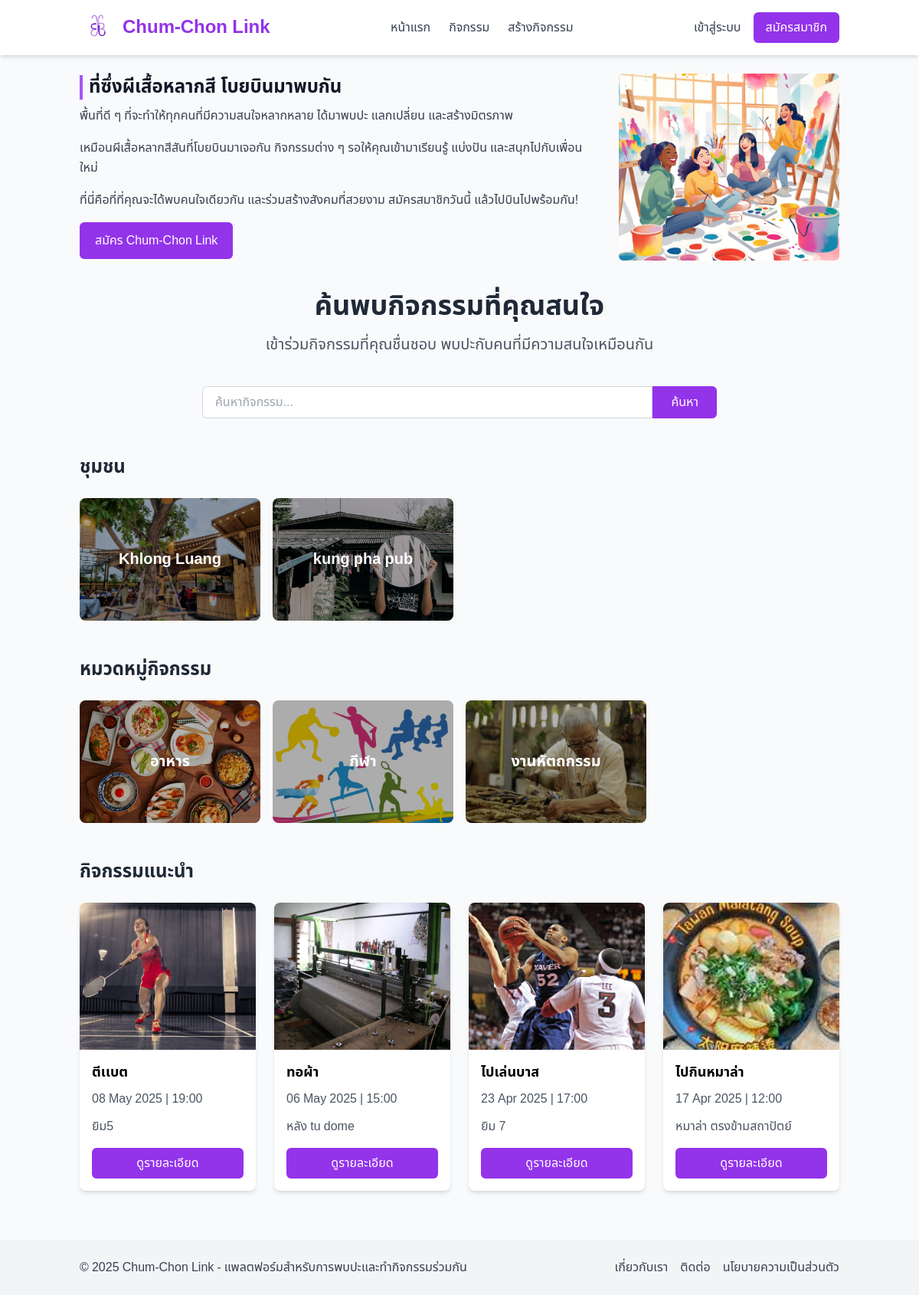
The page / on the database its author committed.
### myapp/models.py (models this page shows, shortened)
class Community(models.Model):
    name = models.CharField(max_length=100)
    image = models.ImageField(upload_to='communities/', blank=True, null=True)
    description = models.TextField(blank=True, null=True)
    class Meta:
        verbose_name_plural = 'Communities'

class Category(models.Model):
    name = models.CharField(max_length=100)
    image = models.ImageField(upload_to='categories/', blank=True, null=True)
    class Meta:
        verbose_name_plural = 'Categories'

class Event(models.Model):
    title = models.CharField(max_length=200)
    description = models.TextField()
    location = models.CharField(max_length=200)
    date = models.DateField()
    time = models.TimeField()
    image = models.ImageField(upload_to='events/')
    category = models.ForeignKey(Category, on_delete=models.CASCADE, related_name='events')
    community = models.ForeignKey(Community, on_delete=models.CASCADE, related_name='events', null=True, blank=True)
    organizer = models.ForeignKey(User, on_delete=models.CASCADE, related_name='organized_events')
    max_attendees = models.PositiveIntegerField(null=True, blank=True)
    created_at = models.DateTimeField(auto_now_add=True)

### myapp/views.py (the view)
# urls.py: path('', views.home, name='home'),
def home(request):
    featured_events = Event.objects.all().order_by('-created_at')[:4]
    categories = Category.objects.all()
    communities = Community.objects.all()  # เพิ่มตัวนี้เข้ามา
    context = {
        'featured_events': featured_events,
        'categories': categories,
        'communities': communities,  # ส่งไป template
    }
    return render(request, 'myapp/home.html', context)

### myapp/templates/myapp/home.html (shortened to what this page needs)
{% extends 'myapp/base.html' %}
{% load static %}
{% block content %}
{% if user.is_authenticated %}
<h2 class="text-3xl font-bold text-gray-900">
    Welcome, {{ user.username }} 👋
</h2>
{% else %}
<div class="flex items-center space-x-6">
    <div class="flex-1">
        <h2 class="text-2xl font-extrabold text-gray-900 mb-2 border-l-4 border-purple-500 pl-2">
            ที่ซึ่งผีเสื้อหลากสี โบยบินมาพบกัน
        </h2>
        <div class="space-y-4 text-gray-700 leading-relaxed">
            <p>
                พื้นที่ดี ๆ ที่จะทำให้ทุกคนที่มีความสนใจหลากหลาย ได้มาพบปะ แลกเปลี่ยน และสร้างมิตรภาพ
            </p>
            <p>
                เหมือนผีเสื้อหลากสีสันที่โบยบินมาเจอกัน กิจกรรมต่าง ๆ รอให้คุณเข้ามาเรียนรู้ แบ่งปัน และสนุกไปกับเพื่อนใหม่
            </p>
            <p>
                ที่นี่คือที่ที่คุณจะได้พบคนใจเดียวกัน และร่วมสร้างสังคมที่สวยงาม สมัครสมาชิกวันนี้ แล้วไปบินไปพร้อมกัน!
            </p>
        </div>
        <a href="{% url 'signup' %}" class="mt-4 inline-block bg-purple-600 hover:bg-purple-700 text-white font-medium px-5 py-3 rounded-md transition">
            สมัคร Chum-Chon Link
        </a>
    </div>
    <div class="flex-shrink-0">
        <img src="{% static 'images/signup-banner.png' %}" alt="Signup Banner" class="w-72 h-auto rounded-md">
    </div>
</div>
{% endif %}
<section class="py-10">
    <div class="text-center mb-10">
        <h1 class="text-4xl font-bold text-gray-800 mb-4">ค้นพบกิจกรรมที่คุณสนใจ</h1>
        <p class="text-xl text-gray-600">เข้าร่วมกิจกรรมที่คุณชื่นชอบ พบปะกับคนที่มีความสนใจเหมือนกัน</p>
    </div>
    <div class="max-w-2xl mx-auto mb-12">
        <form action="{% url 'event_list' %}" method="get" class="flex">
            <input type="text" name="search" placeholder="ค้นหากิจกรรม..." class="w-full px-4 py-2 border border-gray-300 rounded-l-md focus:outline-none focus:ring-2 focus:ring-purple-500">
            <button type="submit" class="bg-purple-600 hover:bg-purple-700 text-white px-6 py-2 rounded-r-md">ค้นหา</button>
        </form>
    </div>
    <div class="mb-12">
        <h2 class="text-2xl font-bold text-gray-800 mb-6">ชุมชน</h2>
        <div class="grid grid-cols-2 md:grid-cols-4 gap-4">
            {% for community in communities %}
            <a href="{% url 'event_list' %}?community={{ community.id }}" class="group">
                <div class="relative rounded-lg overflow-hidden h-40 bg-gray-200">
                    {% if community.image %}
                    <img src="{{ community.image.url }}" alt="{{ community.name }}" class="w-full h-full object-cover group-hover:scale-105 transition-transform duration-300">
                    {% else %}
                    <div class="w-full h-full flex items-center justify-center bg-green-100">
                        <span class="text-green-600 font-bold text-lg">{{ community.name }}</span>
                    </div>
                    {% endif %}
                    <div class="absolute inset-0 bg-black bg-opacity-30 flex items-center justify-center">
                        <h3 class="text-white font-bold text-xl">{{ community.name }}</h3>
                    </div>
                </div>
            </a>
            {% endfor %}
        </div>
    </div>
    <div class="mb-12">
        <h2 class="text-2xl font-bold text-gray-800 mb-6">หมวดหมู่กิจกรรม</h2>
        <div class="grid grid-cols-2 md:grid-cols-4 gap-4">
            {% for category in categories %}
            <a href="{% url 'event_list' %}?category={{ category.id }}" class="group">
                <div class="relative rounded-lg overflow-hidden h-40 bg-gray-200">
                    {% if category.image %}
                    <img src="{{ category.image.url }}" alt="{{ category.name }}" class="w-full h-full object-cover group-hover:scale-105 transition-transform duration-300">
                    {% else %}
                    <div class="w-full h-full flex items-center justify-center bg-blue-100">
                        <span class="text-blue-600 font-bold text-lg">{{ category.name }}</span>
                    </div>
                    {% endif %}
                    <div class="absolute inset-0 bg-black bg-opacity-30 flex items-center justify-center">
                        <h3 class="text-white font-bold text-xl">{{ category.name }}</h3>
                    </div>
                </div>
            </a>
            {% endfor %}
        </div>
    </div>
    <div>
        <h2 class="text-2xl font-bold text-gray-800 mb-6">กิจกรรมแนะนำ</h2>
        <div class="grid grid-cols-1 sm:grid-cols-2 lg:grid-cols-4 gap-6">
            {% for event in featured_events %}
            <div class="bg-white rounded-lg shadow-md overflow-hidden">
                <div class="h-48 overflow-hidden">
                    {% if event.image %}
                    <img src="{{ event.image.url }}" alt="{{ event.title }}" class="w-full h-full object-cover">
                    {% else %}
                    <div class="w-full h-full bg-gray-200 flex items-center justify-center">
                        <span class="text-gray-500">ไม่มีรูปภาพ</span>
                    </div>
                    {% endif %}
                </div>
                <div class="p-4">
                    <h3 class="font-bold text-lg mb-2">{{ event.title }}</h3>
                    <p class="text-gray-600 mb-3">{{ event.date|date:"d M Y" }} | {{ event.time|time:"H:i" }}</p>
                    <p class="text-gray-600 mb-4">{{ event.location }}</p>
                    <a href="{% url 'event_detail' event.id %}" class="block text-center bg-purple-600 hover:bg-purple-700 text-white py-2 rounded-md">ดูรายละเอียด</a>
                </div>
            </div>
            {% empty %}
            <div class="col-span-4 text-center py-10">
                <p class="text-gray-500">ไม่พบกิจกรรมแนะนำ</p>
            </div>
            {% endfor %}
        </div>
    </div>
</section>
{% endblock %}

### myapp/templates/myapp/base.html (shortened to what this page needs)
<!DOCTYPE html>
<html lang="th">
<head>
    <script src="https://cdn.tailwindcss.com"></script>
{% load static %}
</head>
<body class="bg-gray-50 min-h-screen flex flex-col">
    <nav class="bg-white shadow-md">
        <div class="container mx-auto px-4 py-3 flex items-center justify-between">
            <div class="flex items-center space-x-2">
                <a href="{% url 'home' %}" class="flex items-center space-x-2">
                    <img src="{% static 'images/logo.png' %}" alt="Logo" class="h-12 w-12">
                    <span class="text-2xl font-bold text-purple-600">Chum-Chon Link</span>
                </a>
            </div>
            <div class="hidden md:flex space-x-6">
                <a href="{% url 'home' %}" class="text-gray-700 hover:text-purple-700">หน้าแรก</a>
                <a href="{% url 'event_list' %}" class="text-gray-700 hover:text-purple-700">กิจกรรม</a>
                <a href="{% url 'event_create' %}" class="text-gray-700 hover:text-purple-700">สร้างกิจกรรม</a>
            </div>
            <div class="flex items-center space-x-4">
                {% if user.is_authenticated %}
                    <a href="{% url 'user_profile' %}" class="text-gray-700 hover:text-purple-700">โปรไฟล์</a>
                    <a href="{% url 'logout' %}" class="bg-red-500 hover:bg-red-600 text-white px-4 py-2 rounded-md">ออกจากระบบ</a>
                {% else %}
                    <a href="{% url 'login' %}" class="text-gray-700 hover:text-purple-700">เข้าสู่ระบบ</a>
                    <a href="{% url 'signup' %}" class="bg-purple-600 hover:bg-purple-700 text-white px-4 py-2 rounded-md">สมัครสมาชิก</a>
                {% endif %}
            </div>
        </div>
    </nav>
    <main class="flex-grow container mx-auto px-4 py-6">
        {% block content %}{% endblock %}
    </main>
    <footer class="bg-gray-100 py-6">
        <div class="container mx-auto px-4">
            <div class="flex flex-col md:flex-row justify-between items-center">
                <div class="mb-4 md:mb-0">
                    <p class="text-gray-700">© 2025 Chum-Chon Link - แพลตฟอร์มสำหรับการพบปะและทำกิจกรรมร่วมกัน</p>
                </div>
                <div class="flex space-x-4">
                    <a href="#" class="text-gray-700 hover:text-purple-700">เกี่ยวกับเรา</a>
                    <a href="#" class="text-gray-700 hover:text-purple-700">ติดต่อ</a>
                    <a href="#" class="text-gray-700 hover:text-purple-700">นโยบายความเป็นส่วนตัว</a>
                </div>
            </div>
        </div>
    </footer>
</body>
</html>

### myapp/templates/myapp/base.html (style rules this page uses)
body { font-family: 'Noto Sans Thai', sans-serif; }

### rows shown on the page
Community: image (picture), name "Khlong Luang"
Community: image (picture), name "kung pha pub"
Category: image (picture), name "อาหาร"
Category: image (picture), name "กีฬา"
Category: image (picture), name "งานหัตถกรรม"
Event: image (picture), title "ตีเเบต", date "08 May 2025", time "19:00", location "ยิม5"
Event: image (picture), title "ทอผ้า", date "06 May 2025", time "15:00", location "หลัง tu dome"
Event: image (picture), title "ไปเล่นบาส", date "23 Apr 2025", time "17:00", location "ยิม 7"
Event: image (picture), title "ไปกินหมาล่า", date "17 Apr 2025", time "12:00", location "หมาล่า ตรงข้ามสถาปัตย์"
